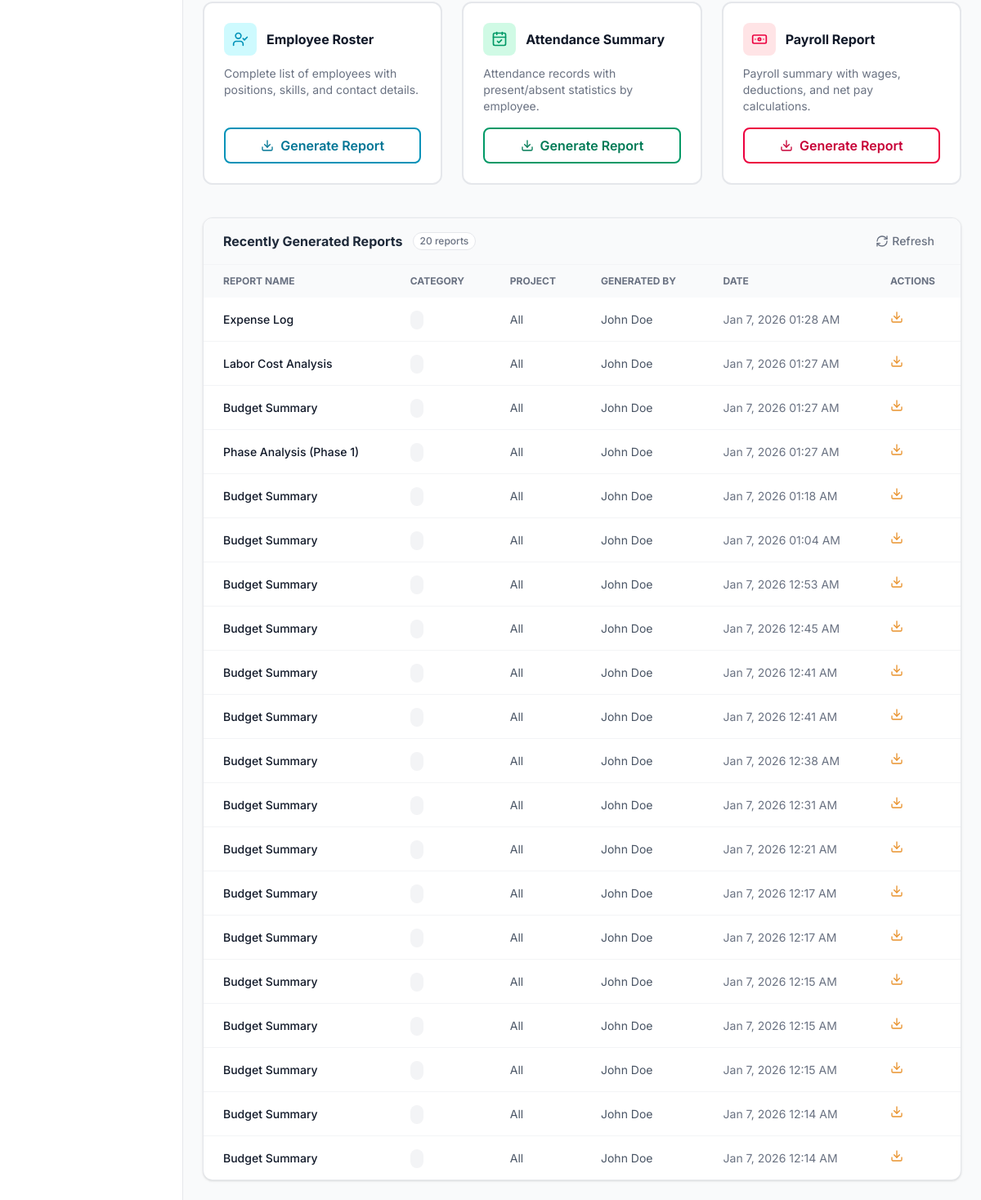
/modules/reports/index.php (lower part), run on an earlier commit of the app's database.
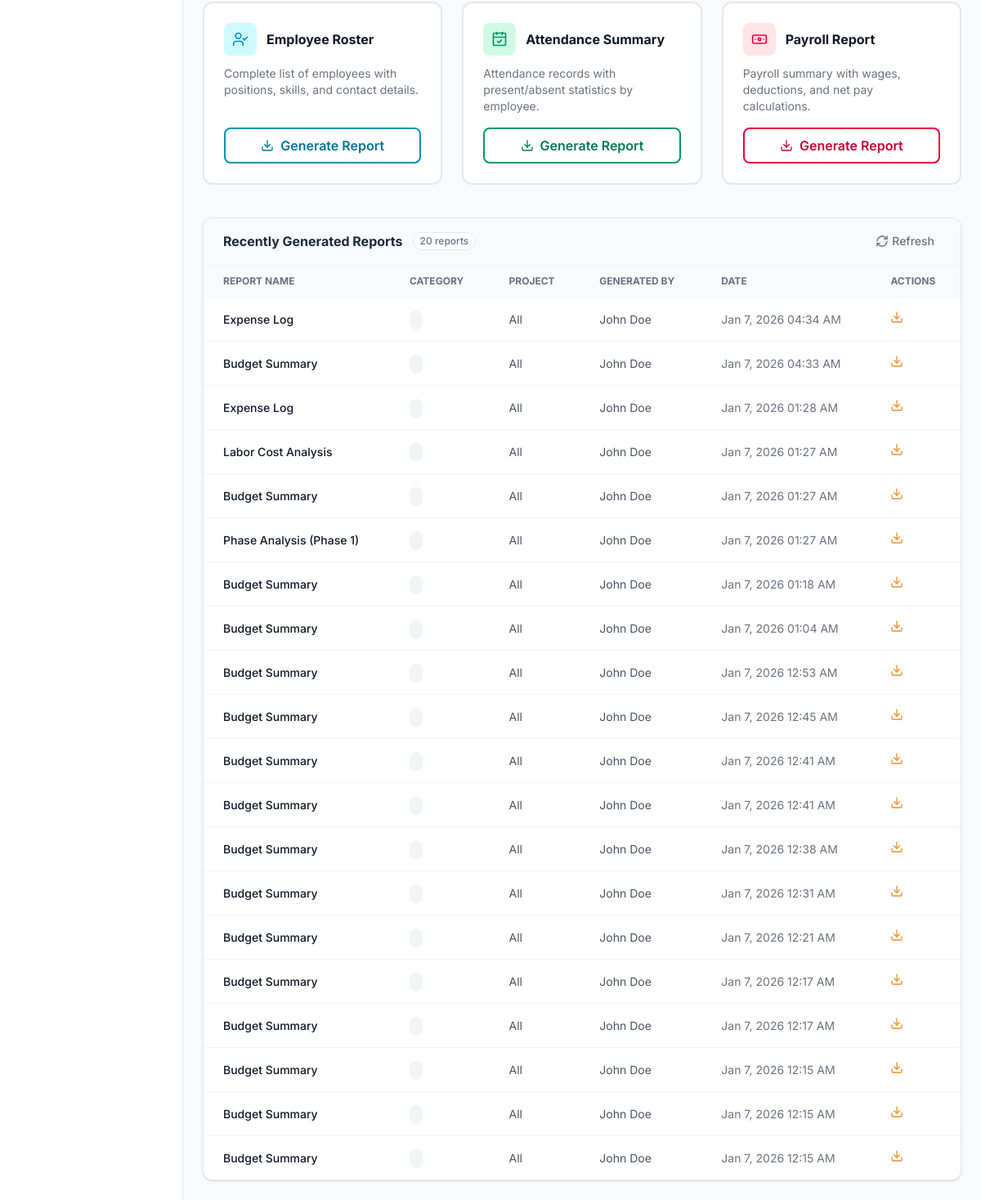
And on a later commit of the database.
### tables this page shows
CREATE TABLE `budget_generated_reports` (
  `report_id` int NOT NULL,
  `project_id` int DEFAULT NULL,
  `report_type` varchar(50) DEFAULT NULL,
  `report_name` varchar(255) DEFAULT NULL,
  `generated_by` varchar(100) DEFAULT NULL,
  `created_at` timestamp NULL DEFAULT CURRENT_TIMESTAMP
);

### modules/reports/index.php (the view, shortened to what the changed rows need)
<?php
$conn = new mysqli(DB_HOST, DB_USER, DB_PASS, DB_NAME);
$conn->set_charset("utf8mb4");
$result_projects = $conn->query("SELECT project_id, project_code, project_name FROM icmis_projects ORDER BY project_id DESC");
$recent_reports = [];
$tableExists = $conn->query("SHOW TABLES LIKE 'budget_generated_reports'");
if ($tableExists && $tableExists->num_rows > 0) {
    $report_sql = "SELECT report_id, report_type, report_name, project_id, generated_by, created_at FROM budget_generated_reports ORDER BY created_at DESC LIMIT 20";
    $result = $conn->query($report_sql);
    if ($result) {
        while ($row = $result->fetch_assoc()) {
            $recent_reports[] = $row;
        }
    }
}
?>
<!DOCTYPE html>
<html lang="en">
<head>
    <script src="https://cdn.jsdelivr.net/npm/@tailwindcss/browser@4"></script>
    <link rel="stylesheet" href="https://cdnjs.cloudflare.com/ajax/libs/font-awesome/6.4.0/css/all.min.css">
    <?php include '../../includes/head_assetsv2.php'; ?>
</head>
<body class="bg-gray-50 text-slate-800">
    <main class="ml-56 mt-20 p-6 transition-all duration-300">
        <div class="max-w-7xl mx-auto">
            <div class="bg-white border border-gray-200 rounded-xl overflow-hidden shadow-sm">
                <div class="overflow-x-auto">
                    <table class="w-full text-left border-collapse">
                        <thead class="bg-gray-50 text-xs uppercase text-gray-500 font-semibold">
                            <tr>
                                <th class="px-6 py-3">Report Name</th>
                                <th class="px-6 py-3">Category</th>
                                <th class="px-6 py-3">Project</th>
                                <th class="px-6 py-3">Generated By</th>
                                <th class="px-6 py-3">Date</th>
                                <th class="px-6 py-3 no-print">Actions</th>
                            </tr>
                        </thead>
                        <tbody class="divide-y divide-gray-100 text-sm">
                            <?php if (count($recent_reports) > 0): ?>
                                <?php foreach ($recent_reports as $report): ?>
                                <tr class="hover:bg-gray-50">
                                    <td class="px-6 py-4 font-medium text-gray-900"><?php echo htmlspecialchars($report['report_name']); ?></td>
                                    <td class="px-6 py-4">
                                        <span class="px-2 py-1 text-xs font-medium rounded-full bg-gray-100 text-gray-700">
                                        </span>
                                    </td>
                                    <td class="px-6 py-4 text-gray-600"><?php echo htmlspecialchars($report['project_name'] ?? 'All'); ?></td>
                                    <td class="px-6 py-4 text-gray-600"><?php echo htmlspecialchars($report['generated_by']); ?></td>
                                    <td class="px-6 py-4 text-gray-500"><?php echo date('M j, Y h:i A', strtotime($report['created_at'])); ?></td>
                                    <td class="px-6 py-4 no-print">
                                        <button onclick="downloadReport(<?php echo $report['id']; ?>)" class="text-[#e9922c] hover:text-orange-700 font-medium">
                                            <i data-lucide="download" class="w-4 h-4"></i>
                                        </button>
                                    </td>
                                </tr>
                                <?php endforeach; ?>
                            <?php endif; ?>
                        </tbody>
                    </table>
                </div>
            </div>
        </div>
    </main>
</body>
</html>

What changed in the data, as far as the page shows it:
no longer on this page (row unchanged): budget_generated_reports: report_name "Budget Summary", project_name "All", generated_by "John Doe", created_at "Jan 7, 2026 12:14 AM"
no longer on this page (row unchanged): budget_generated_reports: report_name "Budget Summary", project_name "All", generated_by "John Doe", created_at "Jan 7, 2026 12:14 AM"
added budget_generated_reports: report_name "Expense Log", project_name "All", generated_by "John Doe", created_at "Jan 7, 2026 04:34 AM"
added budget_generated_reports: report_name "Budget Summary", project_name "All", generated_by "John Doe", created_at "Jan 7, 2026 04:33 AM"
